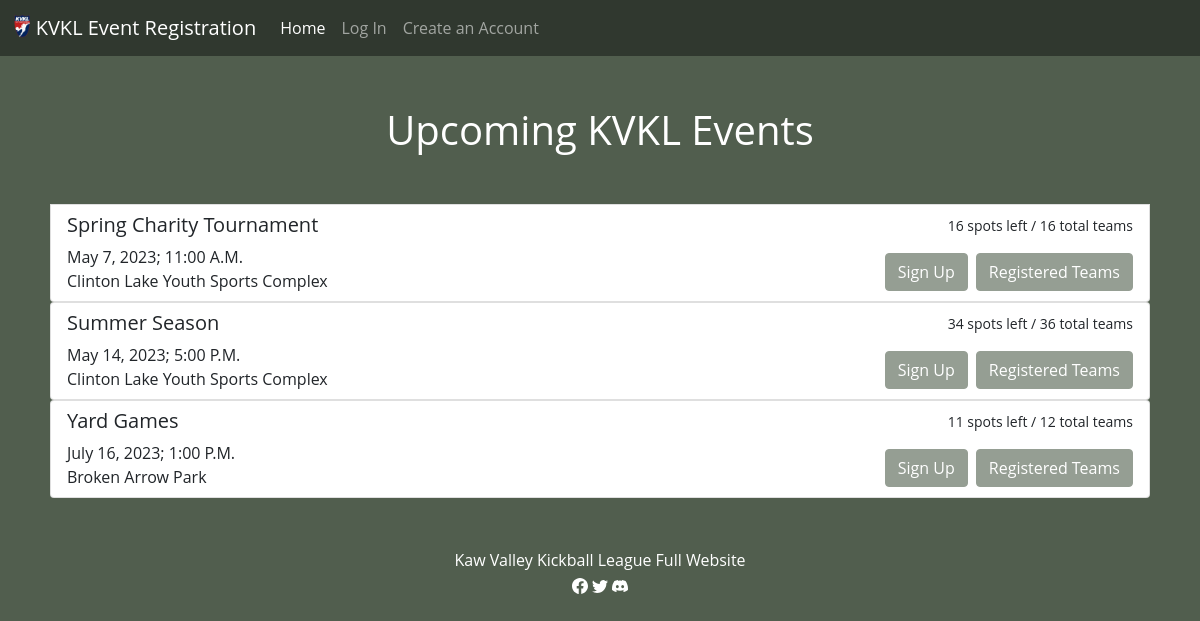
Before: / with the older database file.
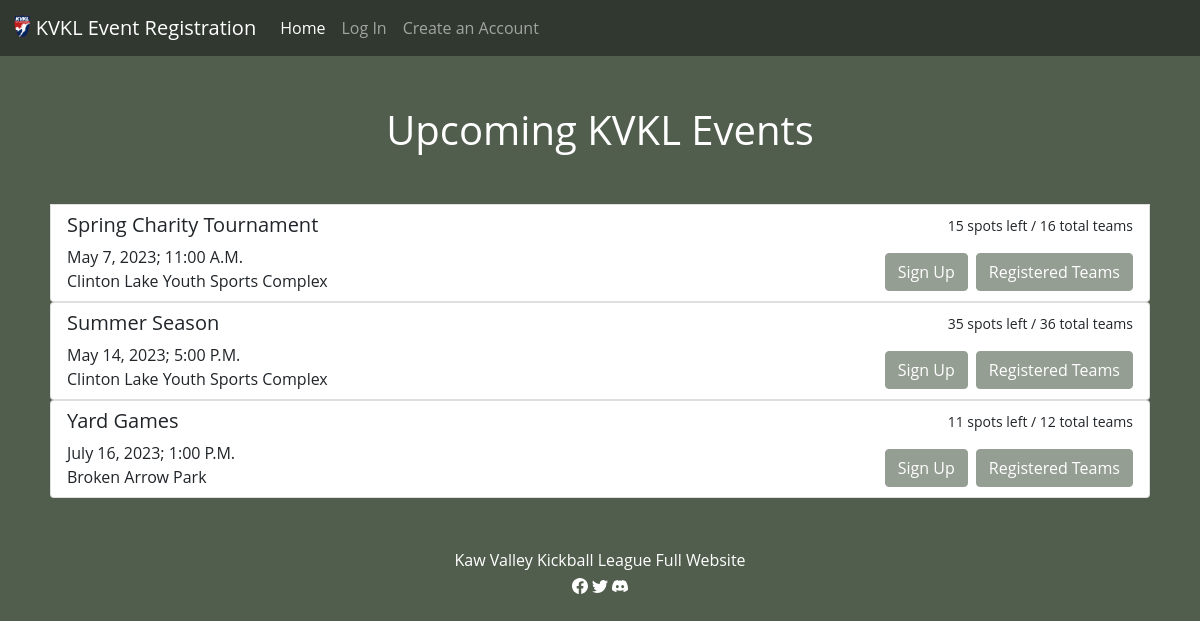
After: the same page with the newer database file.
### tables this page shows
CREATE TABLE events (id INTEGER NOT NULL PRIMARY KEY AUTOINCREMENT, event_name TEXT NOT NULL, month TEXT NOT NULL, day TEXT NOT NULL, year YEAR NOT NULL, time TEXT NOT NULL, location TEXT NOT NULL, number_teams INTEGER NOT NULL, spots_available INTEGER NOT NULL);

### app.py (the view)
@app.route("/", methods=["GET"])
def index():
    events = db.execute("SELECT * FROM events")
    for event in events:
        event["teams"] = db.execute("SELECT team_name, id, sponsor FROM teams where event_id = ?", event["id"])
    for event in events:
        for team in event["teams"]:
            team["players"] = db.execute("SELECT first_name, last_name, accounts.id, captain FROM accounts INNER JOIN registered_players ON accounts.id = registered_players.player_id WHERE team_id = ?", team["id"])
    return render_template("index.html", events=events)

### templates/index.html (shortened to what this page needs)
{% extends "layout.html" %}
{% block main %}
    <h1 class="page-title">Upcoming KVKL Events</h1>
    <div class="homepage">
        {% for event in events %}
            <div class="list-group list-group-item container">
                <div class="row">
                    <div class="col">
                        <h5>{{ event.event_name }}</h5>
                        <div>{{ event.month }} {{ event.day }}, {{ event.year }}; {{ event.time }}</div>
                        <div>{{ event.location }}</div>
                    </div>
                    <div class="col text-end">
                        <small>{{ event.spots_available }} spots left / {{ event.number_teams }} total teams</small>
                        <div class="d-flex w-100 justify-content-end mt-3">
                            <div class="me-2"><button type="button" class="btn btn-kvkl" data-bs-toggle="modal" data-bs-target="#modal{{event.id}}">Sign Up</button></div>
                            <div>
                                <button type="button" value="{{ event.id }}" name="event_id" class="btn btn-kvkl" data-bs-toggle="collapse" data-bs-target="#collapse{{event.id}}" aria-expanded="false" aria-controls="collapseExample">Registered Teams</button>
                            </div>
                        </div>
                    </div>
                </div>
            </div>
        {% endfor %}
    </div>
{% endblock %}

Changed rows visible on the page:
changed events "Spring Charity Tournament": spots_available "16" → "15"
changed events "Summer Season": spots_available "34" → "35"
